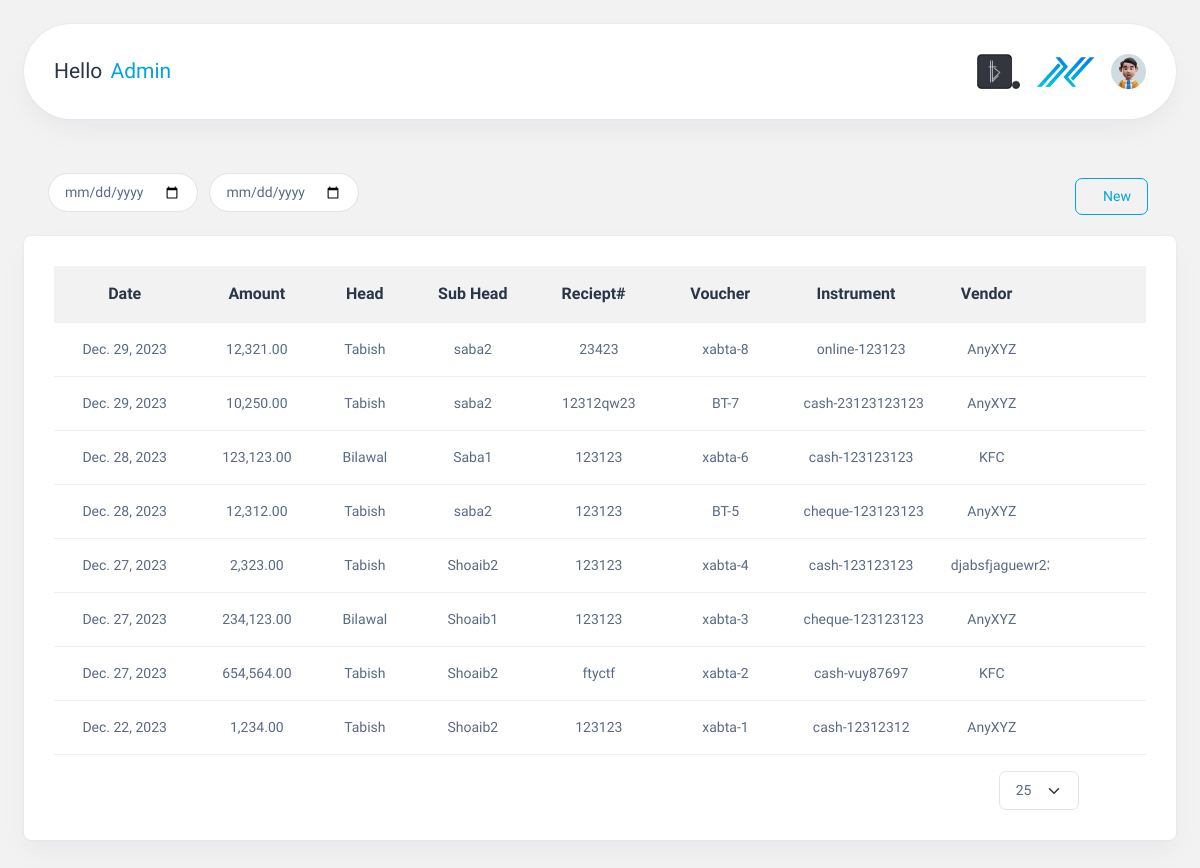
Page / (signed in) on the earlier database version.
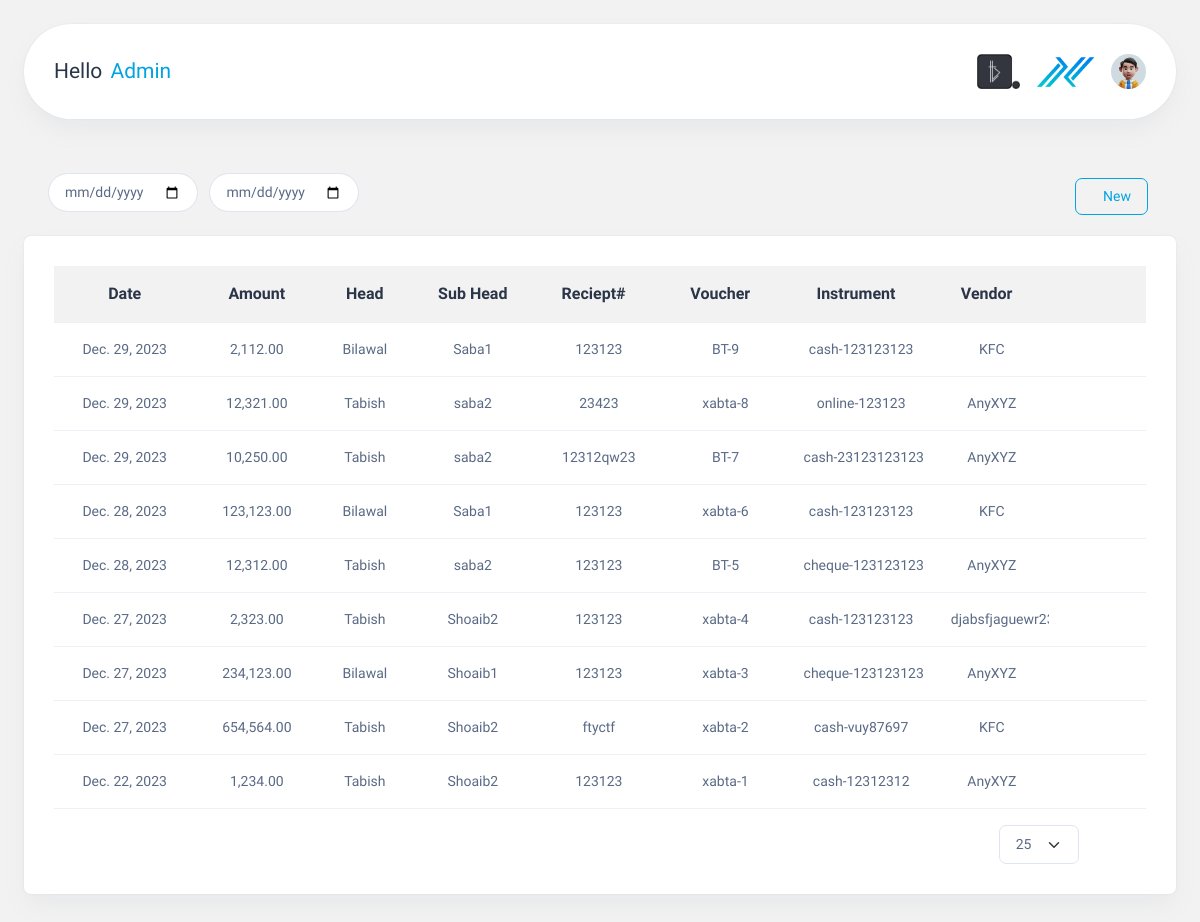
Same page on the later database version.
### Accountapp/models.py (models this page shows, shortened)
class AccountingEntry(models.Model):
    date = models.DateField(auto_now_add=True)
    amount = models.DecimalField(max_digits=20, decimal_places=2)
    head = models.ForeignKey(Head, on_delete=models.CASCADE)
    sub_head = models.ForeignKey(Shead, on_delete=models.CASCADE)
    description = models.TextField()
    receipt_number = models.CharField(max_length=20)
    charge_by = models.ForeignKey(
        charge, on_delete=models.CASCADE, null=True, blank=True
    )
    voucher = models.CharField(max_length=50, null=True, blank=True, unique=True)
    paid_by = models.ForeignKey(paid, on_delete=models.CASCADE, null=True, blank=True)
    claim_by = models.ForeignKey(claim, on_delete=models.CASCADE, null=True, blank=True)
    instrument = models.CharField(
        max_length=10,
        null=True,
        blank=True,
        choices=[("cash", "Cash"), ("cheque", "Cheque"), ("online", "Online Transfer")],
    )
    cash_number = models.CharField(max_length=20, default=0, null=True, blank=True)
    cheque_number = models.CharField(max_length=20, default=0, null=True, blank=True)
    online_number = models.CharField(max_length=20, default=0, null=True, blank=True)
    vendors = models.ForeignKey(Vendor, null=True, blank=True, on_delete=models.CASCADE)
    attachments = models.FileField(upload_to="attachments/", null=True, blank=True)
    comments = models.TextField()

class Head(models.Model):
    name = models.CharField(max_length=50)

class Shead(models.Model):
    head = models.ForeignKey(Head, on_delete=models.CASCADE)
    name = models.CharField(max_length=50)
    class Meta:
        verbose_name = "Sub Head"
        verbose_name_plural = "Sub Heads"
    def __str__(self):
        return self.name

class Vendor(models.Model):
    name = models.CharField(max_length=50, unique=True)
    def __str__(self):
        return self.name

### Accountapp/views.py (the view)
# urls.py: path("", views.showresult, name="submitfile"),
@login_required(login_url="signin")
def showresult(request):
    user = request.user
    accounting_form = AccountingEntry.objects.all().order_by("-id")
    today = date.today()
    return render(request, "submit.html", locals())

### Accountapp/templates/submit.html (shortened to what the changed rows need)
<!DOCTYPE html>
<html lang="en">
  <head>
    {% load static %}
    {% load humanize %}
    <link rel="stylesheet" href="https://code.jquery.com/ui/1.12.1/themes/base/jquery-ui.css" />
    <link rel="stylesheet" href="{% static 'css/styles.min.css' %}" />
    <link rel="stylesheet" href="{% static 'css/custom.css' %}" />
  </head>
  <body>
    <div class="page-wrapper" id="main-wrapper" data-layout="horizontal" data-navbarbg="skin6" data-header-position="fixed">
      <div class="body-wrapper">
        <div class="container-fluid pt-3">
          <div class="card">
            <div class="card-body">
              <div class="table-responsive">
                <table id="accounting-table" class="table text-nowrap mb-0 align-middle">
                  <thead class="text-dark fs-4 text-center">
                    <tr>
                      <th>Date</th>
                      <th>Amount</th>
                      <th>Head</th>
                      <th>Sub Head</th>
                      <th>
                        Reciept# <a id="drop2" data-bs-toggle="dropdown" aria-expanded="false" class="btn btn-primary text-primary" style="background-color: transparent; border: none; padding: 0; margin: -2px -6px -3px 0px;"><i class="ti ti-chevron-down"></i></a>
                      </th>
                      <th>
                        Voucher <button id="drop2" data-bs-toggle="dropdown" aria-expanded="false" class="btn btn-primary text-primary" style="background-color: transparent; border: none; padding: 0; margin: -2px -6px -3px 0px;"><i class="ti ti-chevron-down"></i></button>
                      </th>
                      <th>
                        Instrument <button id="drop2" data-bs-toggle="dropdown" aria-expanded="false" class="btn btn-primary text-primary" style="background-color: transparent; border: none; padding: 0; margin: -2px -6px -3px 0px;"><i class="ti ti-chevron-down"></i></button>
                      </th>
                      <th>
                        Vendor <button id="drop2" data-bs-toggle="dropdown" aria-expanded="false" class="btn btn-primary text-primary" style="background-color: transparent; border: none; padding: 0; margin: -2px -6px -3px 0px;"><i class="ti ti-chevron-down"></i></button>
                      </th>
                      <th>
                        <div class="d-flex justify-content-center">
                          <div>
                            <a class="nav-icon-hover text-primary" href="javascript:void(0)" id="drop3" data-bs-toggle="dropdown" aria-expanded="false"><i class="ti ti-dots" style="font-size: 1rem;"></i></a>
                          </div>
                        </div>
                      </th>
                    </tr>
                  </thead>
                  <tbody>
                    {% for entry in accounting_form|slice:':' %}
                      <tr class="text-center">
                        <td>{{ entry.date }}</td>
                        <td>{{ entry.amount|floatformat:2|intcomma }}</td>
                        <td>{{ entry.head.name }}</td>
                        <td>{{ entry.sub_head }}</td>
                        <td>{{ entry.receipt_number }}</td>
                        <td>{{ entry.voucher }}</td>
                        {% if entry.instrument == 'cash' or entry.instrument == 'Cash' %}
                          <td class="instrument">{{ entry.instrument }}-{{ entry.cash_number }}</td>
                        {% elif entry.instrument == 'Cheque' or entry.instrument == 'cheque' %}
                          <td class="instrument">{{ entry.instrument }}-{{ entry.cheque_number }}</td>
                        {% else %}
                          <td class="instrument">{{ entry.instrument }}-{{ entry.online_number }}</td>
                        {% endif %}
                        <td class="vendor">{{ entry.vendors }}</td>
                        <td>
                          <button class="text-primary accordion-toggle" data-target="#details{{ entry.id }}" style="background-color: transparent; border: none; padding: 0;"><i class="ti ti-chevron-down" style="font-size: 1.1rem;"></i></button>
                          {% if entry.date == today %}
                            <a href="{% url 'editfile' entry.id %}" class="edit-button text-nowrap text-primary"><i class="ti ti-edit" style="font-size: 1.1rem;"></i></a>
                            <a href="{% url 'deletefile' entry.id %}" class="delete-button text-nowrap text-primary" onclick="return confirm('Are you sure you want to delete this entry?');"><i class="ti ti-trash" style="font-size: 1.1rem;"></i></a>
                          {% else %}
                            <span class="edit-button disabled text-nowrap text-primary"><i class="ti ti-edit" style="font-size: 1.1rem;"></i></span>
                            <span class="delete-button disabled text-nowrap text-primary"><i class="ti ti-trash" style="font-size: 1.1rem;"></i></span>
                          {% endif %}
                        </td>
                      </tr>
                    {% endfor %}
                  </tbody>
                </table>
              </div>
            </div>
          </div>
        </div>
      </div>
    </div>
  </body>
</html>

Differences in the rows shown:
added AccountingEntry: date "Dec. 29, 2023", amount "2,112.00", head.name "Bilawal", sub_head "Saba1", receipt_number "123123", voucher "BT-9", instrument "cash", cash_number "123123123", vendors "KFC"
